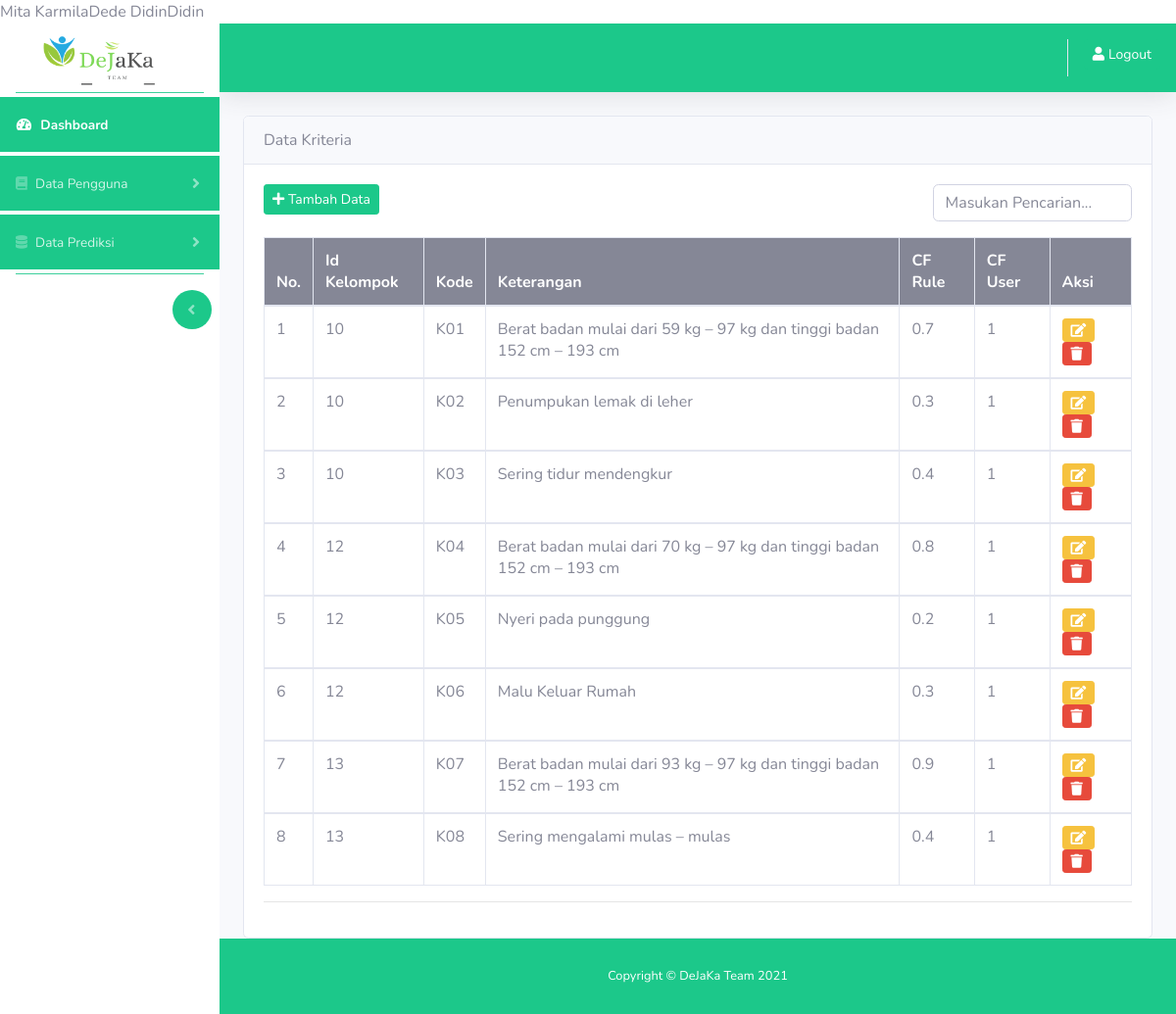
The app's page /admin/index.php?page=dataKriteria (signed in) with its own data.
### tables this page shows
CREATE TABLE `user` (
  `id` int(11) NOT NULL,
  `nama` varchar(255) NOT NULL,
  `password` varchar(6) NOT NULL,
  `role` enum('Admin','Pegawai','Pasien') NOT NULL,
  `jenis_k` enum('L','P') NOT NULL,
  `alamat` text NOT NULL,
  `no_telp` varchar(13) NOT NULL
);

CREATE TABLE `kriteria` (
  `id_kriteria` int(11) NOT NULL,
  `id_kelompok` int(11) NOT NULL,
  `kode` varchar(10) NOT NULL,
  `keterangan` char(200) NOT NULL,
  `cf_rule` float NOT NULL,
  `cf_user` float NOT NULL
);

### admin/data-kriteria/kriteria.php (the view)
<div class="container-fluid">
	<div class="card">
		<div class="card-header">Data Kriteria</div>
		<div class="card-body text-dark">
			<div class="row">
				<div class="col-md-9">
					<a href="index.php?page=kriteriaTambah" class="btn btn-success btn-sm"><i  class="fas fa-plus"></i> Tambah Data</a>
				</div>
				<div class="col-md-3">
					<div class="form-group">
						<form action="" method="post">
						<input type="text" name="cari" placeholder="Masukan Pencarian..." class="form-control">
						</form>
					</div>
				</div>
			</div>
			<table class="table table-bordered table-hover table-stripped">
				<thead  class="bg-secondary text-white">
					<tr>
						<th>No.</th>
						<th>Id Kelompok</th>
						<th>Kode</th>
						<th>Keterangan</th>
						<th>CF Rule</th>
						<th>CF User</th>
						<th>Aksi</th>
					</tr>
				</thead>
				<?php
					$no   = 1;
					if(isset($_POST['cari'])) {
						$cari = $_POST['cari'];
						$query = mysqli_query($koneksi, "SELECT * FROM kriteria where keterangan LIKE '%".$cari."%'");
					} else {
						$query = mysqli_query($koneksi, "SELECT * FROM kriteria");
					}
					$cek  = mysqli_num_rows($query);
					if($cek > 0) {
						while ($data = mysqli_fetch_assoc($query)) { ?>
				<tbody>
					<tr>
						<td><?= $no++; ?></td>
						<td><?= $data['id_kelompok']; ?></td>
						<td><?= $data['kode']; ?></td>
						<td><?= $data['keterangan']; ?></td>
						<td><?= $data['cf_rule']; ?></td>
						<td><?= $data['cf_user']; ?></td>
						<td>
							<a href="index.php?page=edit_kriteria&id_kriteria=<?= $data['id_kriteria']; ?>" class="btn btn-sm btn-warning"><i class="fas fa-edit"></i></a>
							<a href="data-kriteria/hapus_kriteria.php?id_kriteria=<?= $data['id_kriteria']; ?>" class="btn btn-sm btn-danger"><i class="fas fa-trash"></i></a>
						</td>
					</tr>
				</tbody>
				<?php } } else { ?>
					<div class="alert alert-primary" role="alert">
					  Maaf data anda yang cari tidak ditemukan
					</div>
				<?php } ?>
			</table>
			<hr>
		</div>
	</div>
</div>

### koneksi/koneksi.php
<?php
	$koneksi = mysqli_connect("localhost", "root", "", "diet_sehat");
	$ambil = mysqli_query($koneksi, "SELECT * FROM user");
	while ($data = mysqli_fetch_assoc($ambil)) {
		echo $data['nama'];
	}
?>

### admin/index.php (shortened to what this page needs)
<?php
require '../koneksi/koneksi.php';
?>
<!DOCTYPE html>
<html lang="en">
<head>
  <link href="../assets/vendor/fontawesome-free/css/all.min.css" rel="stylesheet" type="text/css">
  <link href="../assets/css/sb-admin-2.min.css" rel="stylesheet">
  <link href="../assets/css/style.css" rel="stylesheet">
</head>
<body id="page-top">
  <div id="wrapper">
    <ul class="navbar-nav bg-white sidebar sidebar-dark" id="accordionSidebar">
      <a class="sidebar-brand bg-white d-flex align-items-center justify-content-center" href="index.php?page=dashboard">
        <div class="sidebar-brand-icon">
           <img src="../assets/img/dejaka.png" alt="homepage" class="light-logo mr-3 img-responsive" style="width: 150px;" />
        </div>
      </a>
      <li class="nav-item active">
        <a class="nav-link bg-success" href="index.php?page=dashboard">
          <i class="fas fa-fw fa-tachometer-alt"></i>
          <span>Dashboard</span></a>
      </li>
      <li class="nav-item mt-1">
        <a class="nav-link collapsed bg-success" href="#" data-toggle="collapse" data-target="#collapseTwo" aria-expanded="true" aria-controls="collapseTwo">
          <i class="fas fa-book"></i>
          <span>Data Pengguna</span>
        </a>
      </li>
      <li class="nav-item mt-1">
        <a class="nav-link collapsed bg-success" href="#" data-toggle="collapse" data-target="#collapseUtilities" aria-expanded="true" aria-controls="collapseUtilities">
          <i class="fas fa-database"></i>
          <span>Data Prediksi</span>
        </a>
      </li>
      <hr class="sidebar-divider d-none d-md-block bg-success mt-1">
      <div class="text-right mr-2 d-none d-md-inline">
        <button class="rounded-circle border-0 bg-success text-white" id="sidebarToggle"></button>
      </div>
    </ul>
    <div id="content-wrapper" class="d-flex flex-column">
      <div id="content">
        <nav class="navbar navbar-expand navbar-light bg-success topbar mb-4 static-top shadow">
          <ul class="navbar-nav ml-auto">
            <li class="nav-item">
              <a href="../logout.php" class="btn btn-sm btn-success"><i class="fas fa-user mr-1"></i>Logout</a>
            </li>
          </ul>
        </nav>
        <?php
          switch ($_GET['page']) {
            case 'dataKriteria':
              include 'data-kriteria/kriteria.php';
              break;
          }
        ?>
      </div>
      <footer class="sticky-footer bg-success">
        <div class="container my-auto">
          <div class="copyright text-center my-auto">
            <span class="text-white">Copyright &copy; DeJaKa Team 2021</span>
          </div>
        </div>
      </footer>
    </div>
  </div>
</body>
</html>

### records on screen
user: nama "Dede Didin"
user: nama "Didin"
kriteria: id_kelompok "10", kode "K01", keterangan "Berat badan mulai dari 59 kg – 97 kg dan tinggi badan 152 cm – 193 cm", cf_rule "0.7", cf_user "1"
kriteria: id_kelompok "10", kode "K02", keterangan "Penumpukan lemak di leher", cf_rule "0.3", cf_user "1"
kriteria: id_kelompok "10", kode "K03", keterangan "Sering tidur mendengkur", cf_rule "0.4", cf_user "1"
kriteria: id_kelompok "12", kode "K04", keterangan "Berat badan mulai dari 70 kg – 97 kg dan tinggi badan 152 cm – 193 cm", cf_rule "0.8", cf_user "1"
kriteria: id_kelompok "12", kode "K05", keterangan "Nyeri pada punggung", cf_rule "0.2", cf_user "1"
kriteria: id_kelompok "12", kode "K06", keterangan "Malu Keluar Rumah", cf_rule "0.3", cf_user "1"
kriteria: id_kelompok "13", kode "K07", keterangan "Berat badan mulai dari 93 kg – 97 kg dan tinggi badan 152 cm – 193 cm", cf_rule "0.9", cf_user "1"
kriteria: id_kelompok "13", kode "K08", keterangan "Sering mengalami mulas – mulas", cf_rule "0.4", cf_user "1"
